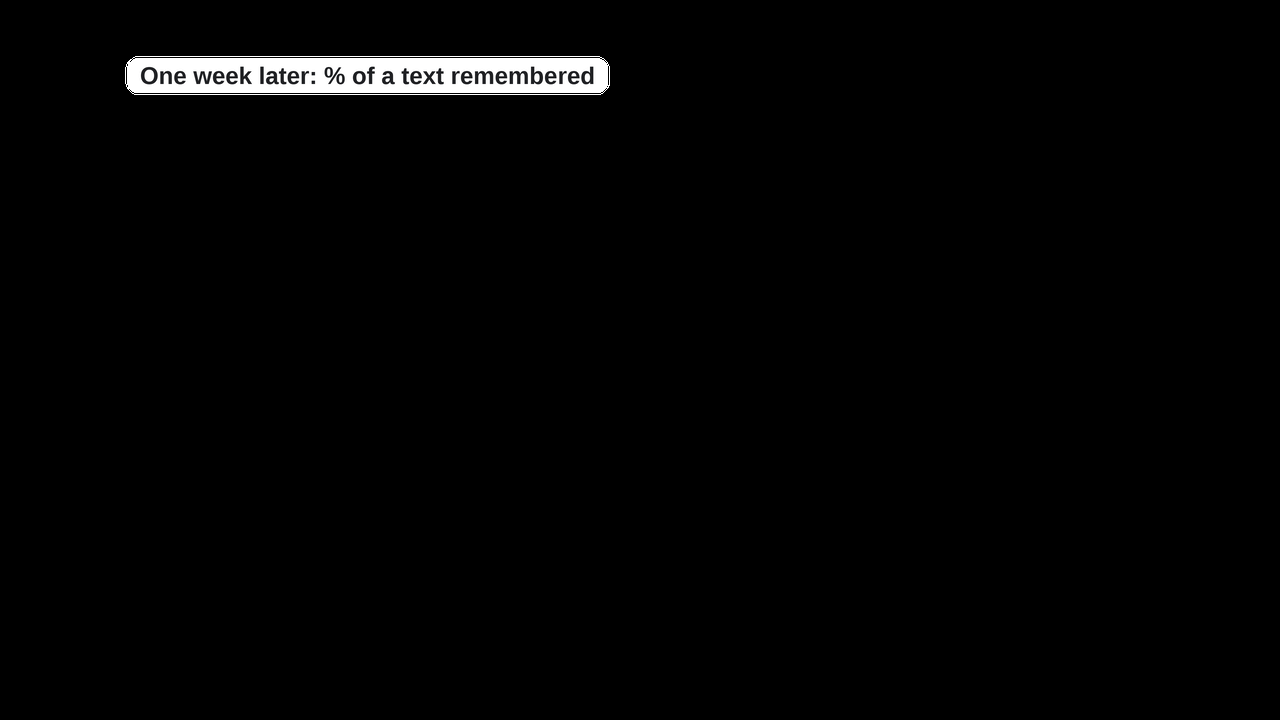
#> input picture glottos-marketing/content/specials/M1/polish-v2-build/l_chart.png, 1280 x 720 px, given in place of fr_07.png, which was not available
$ python patches.py
#> lines starting #> are read from the running program, lines starting #| are printed output that depends on the picture; after the words box and inside, x2 and y2 are one past the last pixel; in counts of white or black regions, pixels touching at a corner belong together; pictures that were not available may be replaced by others from this repository, and a replacement may not be noted
import cv2, numpy as np
from PIL import Image
def patch(frame, rects, out, thr=12, dil=3, rot=None, k=31, full=False):
#> called with frame = 'fr_07.png', out = 'p_livid.png', thr = 25, dil = 3, k = 31, full = False
    img=cv2.imread(frame)  # BGR
#> img is the input picture: shape (720, 1280, 3); mean B, G, R 4.2, 4.2, 4.2
    g=cv2.cvtColor(img,cv2.COLOR_BGR2GRAY)
    med=cv2.medianBlur(g,k)
    region=np.zeros(g.shape,np.uint8)
    for r in rects:
        if len(r)==4:
            x0,y0,x1,y1=r; region[y0:y1,x0:x1]=255
        else:  # rotated rect ((cx,cy),(w,h),angle)
            box=cv2.boxPoints(r).astype(np.int32); cv2.fillPoly(region,[box],255)
    if full:
        mask=region.copy()
    else:
        diff=np.abs(g.astype(int)-med.astype(int))
#> diff: shape (720, 1280) int64; 256 distinct labels, from 0 to 255
        mask=((diff>thr)&(region>0)).astype(np.uint8)*255
#> mask: shape (720, 1280); every value is 0
        mask=cv2.dilate(mask,np.ones((dil*2+1,dil*2+1),np.uint8))
        mask&=cv2.dilate(region,np.ones((7,7),np.uint8))
#> region: shape (720, 1280); 0.54% white; 1 white region, box (x1, y1, x2, y2) and area: (836, 484, 932, 536) 4992
    inp=cv2.inpaint(img,mask,7,cv2.INPAINT_TELEA)
    a=cv2.GaussianBlur(cv2.dilate(mask,np.ones((5,5),np.uint8)).astype(np.float32),(0,0),2.0)
#> a: shape (720, 1280) float32; every value is 0
    a=np.clip(a,0,255).astype(np.uint8)
    rgba=np.dstack([cv2.cvtColor(inp,cv2.COLOR_BGR2RGB),a])
    Image.fromarray(rgba,'RGBA').save(out)
    prev=img.copy();
    al=a[...,None]/255.0; prev=(inp*al+img*(1-al)).astype(np.uint8)
#> after `al = a[..., None] / 255.0`: al: shape (720, 1280, 1) float64; every value is 0
    cv2.imwrite(out.replace('.png','_prev.png'),prev)
    return mask.sum()//255

print(patch('fr_07.png',[(836,484,932,536)],'p_livid.png',thr=25))
print(patch('fr_09.png',[((979,113),(150,26),-33.5),(540,645,740,682)],'p_exh.png',thr=10))
#> call 2 of patch, with frame = 'fr_09.png', out = 'p_exh.png', thr = 10, dil = 3, k = 31, full = False
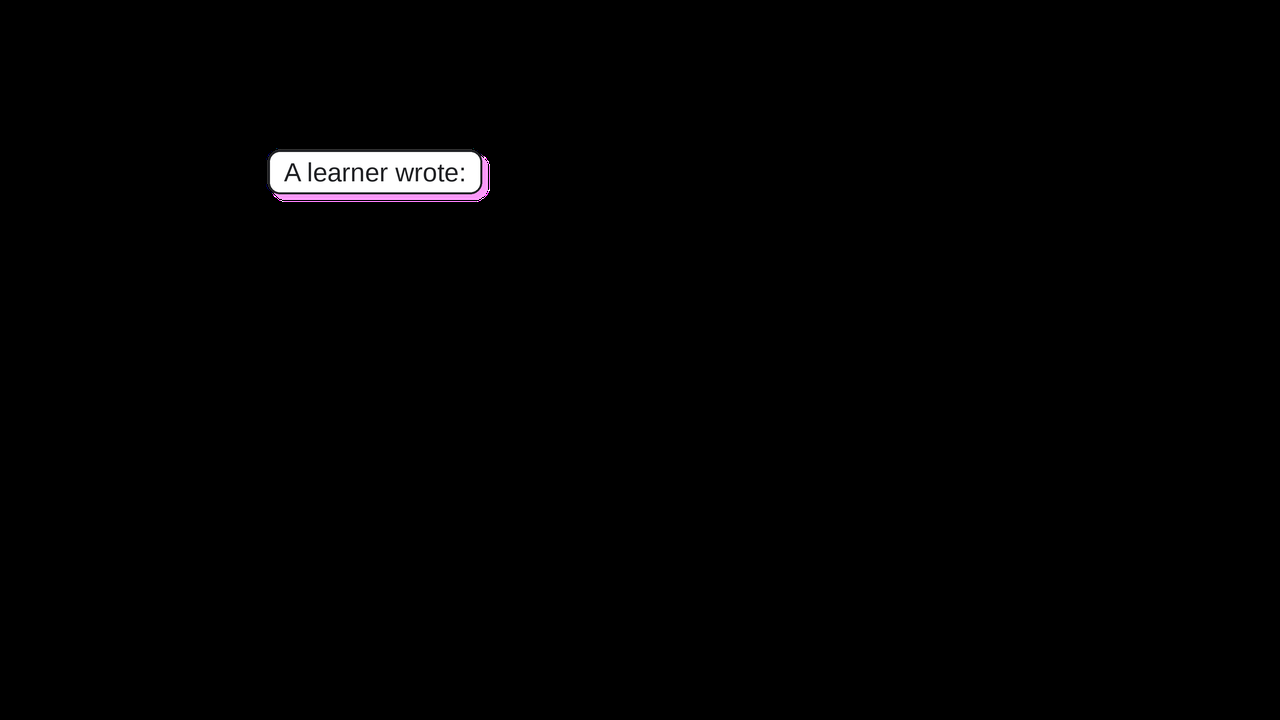
#> input picture glottos-marketing/content/specials/M1/polish-v2-build/t_q1.png, 1280 x 720 px, given in place of fr_09.png, which was not available
#> in patch, img is the input picture: shape (720, 1280, 3); mean B, G, R 2.6, 2.4, 2.6
#> the loop in patch (call 2), `for r in rects:` made 2 passes
#> (x0, y0, x1, y1) on pass 2: (540, 645, 740, 682)
#> (r, box) on pass 1: (((979, 113), (150, 26), -33.5), [[923, 165], [909, 143], [1034, 60], [1048, 82]])
#> after the loop in patch (call 2), `for r in rects:`:
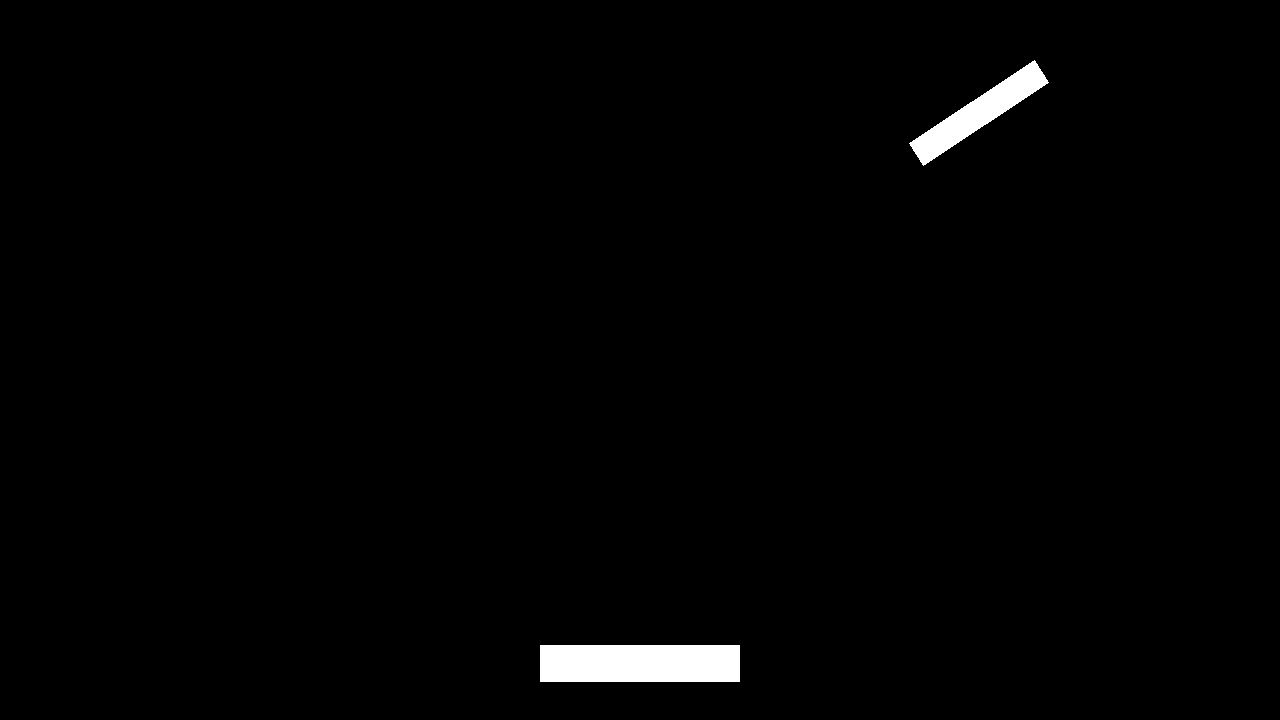
#> region: shape (720, 1280); 1.2% white; 2 white regions, box (x1, y1, x2, y2) and area: (540, 645, 740, 682) 7400, (909, 60, 1049, 166) 4060
#> in patch (call 2), `diff=np.abs(g.astype(int)-med.astype(int))`: diff: shape (720, 1280) int64; 255 distinct labels, from 0 to 255
print(patch('fr_09.png',[(228,235,436,262),(544,235,718,262),(866,235,1034,262)],'p_tired_steps.png',thr=25))
#> call 3 of patch, with frame = 'fr_09.png', out = 'p_tired_steps.png', thr = 25, dil = 3, k = 31, full = False
#> the loop in patch (call 3), `for r in rects:` made 3 passes
#> (r, x0, x1) on passes 1 to 3: ((228, 235, 436, 262), 228, 436), ((544, 235, 718, 262), 544, 718), ((866, 235, 1034, 262), 866, 1034)
#> after the loop in patch (call 3), `for r in rects:`:
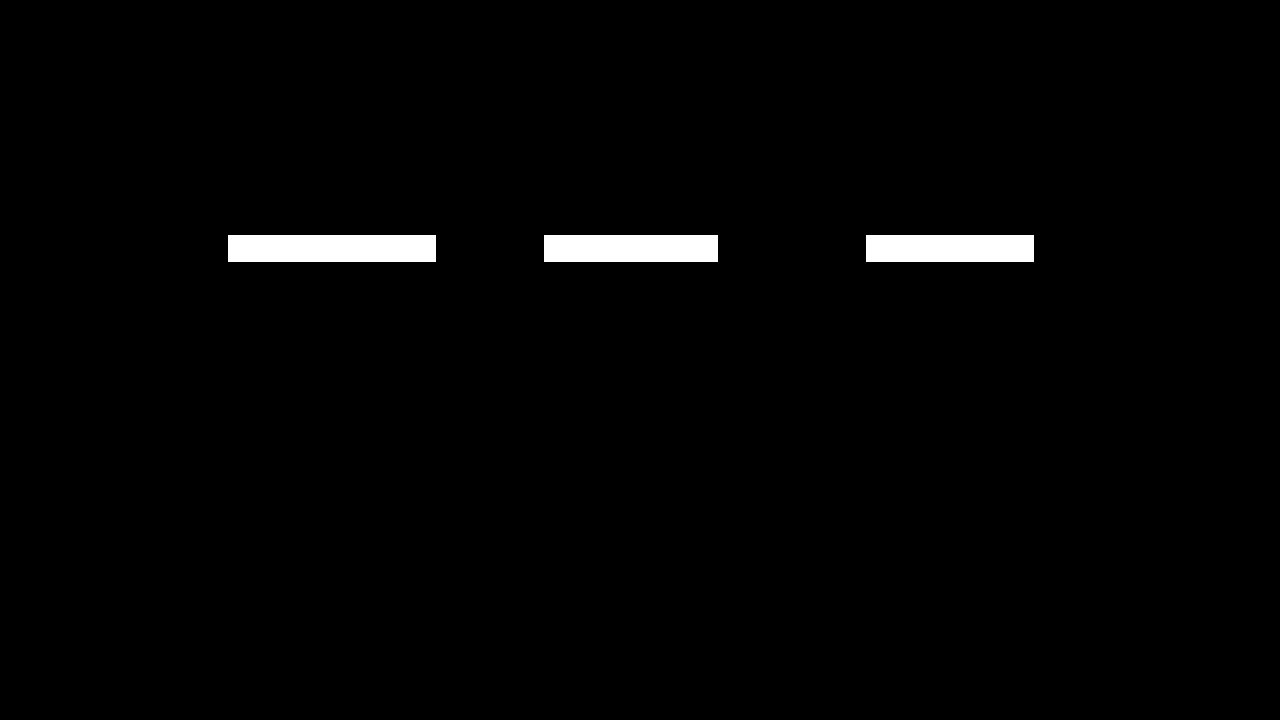
#> region: shape (720, 1280); 1.6% white; 3 white regions, box (x1, y1, x2, y2) and area: (228, 235, 436, 262) 5616, (544, 235, 718, 262) 4698, (866, 235, 1034, 262) 4536
print(patch('fr_11.png',[(982,200,1194,228),(960,451,1174,484),(946,594,1102,630)],'p_imp_steps.png',thr=25))
#> call 4 of patch, with frame = 'fr_11.png', out = 'p_imp_steps.png', thr = 25, dil = 3, k = 31, full = False
#> the loop in patch (call 4), `for r in rects:` made 3 passes
#> (x0, y0, x1, y1) on passes 1 to 3: (982, 200, 1194, 228), (960, 451, 1174, 484), (946, 594, 1102, 630)
#> after the loop in patch (call 4), `for r in rects:`:
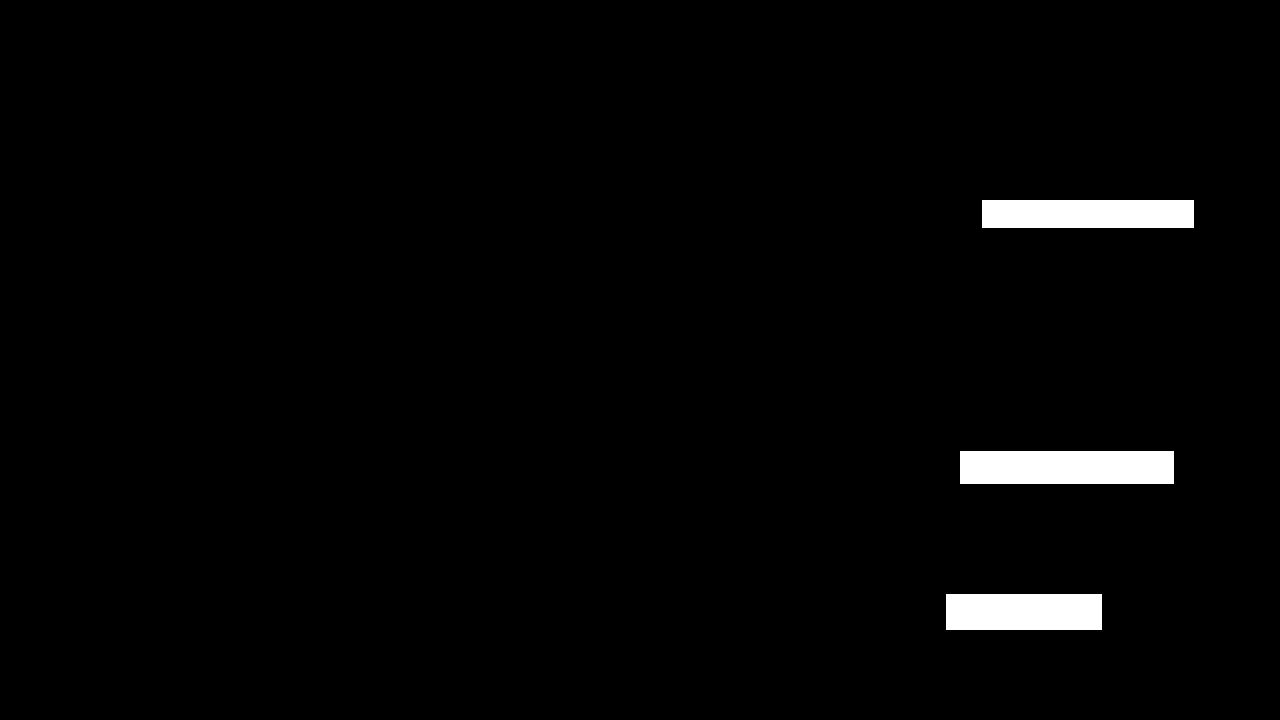
#> region: shape (720, 1280); 2% white; 3 white regions, box (x1, y1, x2, y2) and area: (960, 451, 1174, 484) 7062, (982, 200, 1194, 228) 5936, (946, 594, 1102, 630) 5616
#> (the run stopped early here; a loop or call above may not have finished)
